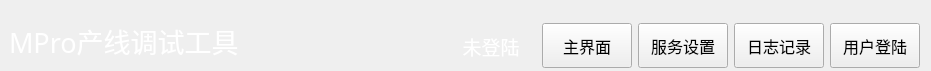
<?xml version="1.0" encoding="UTF-8"?>
<ui version="4.0">
 <class>NavBarWid</class>
 <widget class="QWidget" name="NavBarWid">
  <property name="geometry">
   <rect>
    <x>0</x>
    <y>0</y>
    <width>931</width>
    <height>71</height>
   </rect>
  </property>
  <property name="windowTitle">
   <string>Form</string>
  </property>
  <layout class="QGridLayout" name="gridLayout">
   <property name="leftMargin">
    <number>9</number>
   </property>
   <property name="topMargin">
    <number>21</number>
   </property>
   <property name="bottomMargin">
    <number>0</number>
   </property>
   <item row="0" column="0">
    <widget class="QLabel" name="label">
     <property name="minimumSize">
      <size>
       <width>0</width>
       <height>50</height>
      </size>
     </property>
     <property name="font">
      <font>
       <family>微软雅黑</family>
       <pointsize>20</pointsize>
      </font>
     </property>
     <property name="styleSheet">
      <string notr="true">color: rgb(255, 255, 255);</string>
     </property>
     <property name="text">
      <string>MPro产线调试工具</string>
     </property>
     <property name="alignment">
      <set>Qt::AlignLeading|Qt::AlignLeft|Qt::AlignTop</set>
     </property>
    </widget>
   </item>
   <item row="0" column="2">
    <widget class="QLabel" name="userLab">
     <property name="minimumSize">
      <size>
       <width>90</width>
       <height>0</height>
      </size>
     </property>
     <property name="font">
      <font>
       <family>微软雅黑</family>
       <pointsize>14</pointsize>
      </font>
     </property>
     <property name="contextMenuPolicy">
      <enum>Qt::PreventContextMenu</enum>
     </property>
     <property name="styleSheet">
      <string notr="true">color: rgb(255, 255, 255);</string>
     </property>
     <property name="text">
      <string>未登陆</string>
     </property>
     <property name="alignment">
      <set>Qt::AlignCenter</set>
     </property>
    </widget>
   </item>
   <item row="0" column="1">
    <spacer name="horizontalSpacer">
     <property name="orientation">
      <enum>Qt::Horizontal</enum>
     </property>
     <property name="sizeHint" stdset="0">
      <size>
       <width>52</width>
       <height>20</height>
      </size>
     </property>
    </spacer>
   </item>
   <item row="0" column="6">
    <widget class="QPushButton" name="loginBtn">
     <property name="minimumSize">
      <size>
       <width>90</width>
       <height>0</height>
      </size>
     </property>
     <property name="maximumSize">
      <size>
       <width>230</width>
       <height>45</height>
      </size>
     </property>
     <property name="font">
      <font>
       <family>微软雅黑</family>
       <pointsize>12</pointsize>
      </font>
     </property>
     <property name="text">
      <string>用户登陆</string>
     </property>
    </widget>
   </item>
   <item row="0" column="3">
    <widget class="QPushButton" name="homeBtn">
     <property name="minimumSize">
      <size>
       <width>90</width>
       <height>0</height>
      </size>
     </property>
     <property name="maximumSize">
      <size>
       <width>230</width>
       <height>45</height>
      </size>
     </property>
     <property name="font">
      <font>
       <family>微软雅黑</family>
       <pointsize>12</pointsize>
      </font>
     </property>
     <property name="text">
      <string>主界面</string>
     </property>
    </widget>
   </item>
   <item row="0" column="4">
    <widget class="QPushButton" name="setBtn">
     <property name="minimumSize">
      <size>
       <width>90</width>
       <height>0</height>
      </size>
     </property>
     <property name="maximumSize">
      <size>
       <width>230</width>
       <height>45</height>
      </size>
     </property>
     <property name="font">
      <font>
       <family>微软雅黑</family>
       <pointsize>12</pointsize>
      </font>
     </property>
     <property name="text">
      <string>服务设置</string>
     </property>
    </widget>
   </item>
   <item row="0" column="5">
    <widget class="QPushButton" name="logBtn">
     <property name="minimumSize">
      <size>
       <width>90</width>
       <height>0</height>
      </size>
     </property>
     <property name="maximumSize">
      <size>
       <width>230</width>
       <height>45</height>
      </size>
     </property>
     <property name="font">
      <font>
       <family>微软雅黑</family>
       <pointsize>12</pointsize>
      </font>
     </property>
     <property name="text">
      <string>日志记录</string>
     </property>
    </widget>
   </item>
  </layout>
 </widget>
 <resources/>
 <connections/>
</ui>
